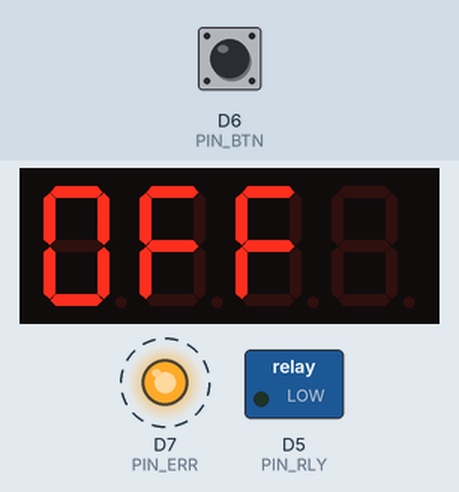
Bench run of a sketch on a simulated ESP8266 (NodeMCU). On the bench: 4-digit seven-segment display, switched loads named in the sketch (green lamp = pin HIGH), output pins drawn as LEDs (lit = HIGH). Dashed ring = blinking. The test bench sets the inputs (shaded band); at power-on: D6 (PIN_BTN) HIGH. WiFi joins after 1.5 s; servers stay silent unless stated; no MQTT or app messages arrive unless stated.

Above: at 1.2 s.
1.3 s: D6 (PIN_BTN) pulled LOW for 0.15 s
At 2.5 s:
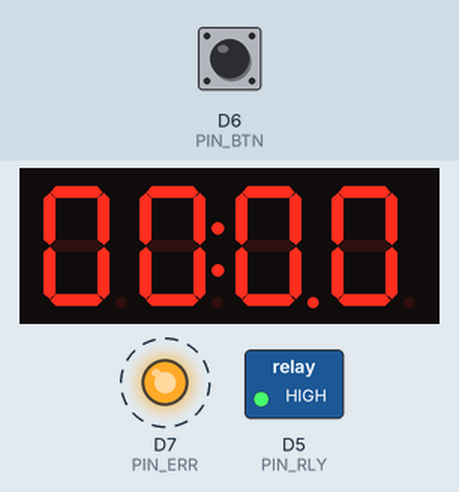
Timing chart, 0 to 4.3 s (numbered marks = the images above; inputs shaded):
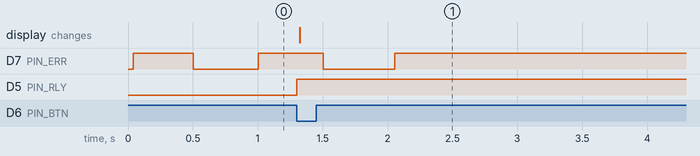

The sketch:

mqtt_relay8266.ino
```cpp
/*
   MQTT Relay with Timer
   https://www.onetransistor.eu

*/

#define MCU_ESP8266 /* MCU_ESP8266 for ESP8266 boards or MCU_ESP32 for ESP32 */
#define DEV_NAME "Pump"
#define DEV_TYPE "Switch"

#ifdef MCU_ESP8266
#include <ESP8266WiFi.h>
#include <ESP8266mDNS.h>
#else
#include <WiFi.h>
#include <ESPmDNS.h>
#endif

#include <WiFiUdp.h>
#include <ArduinoOTA.h>
#include <PubSubClient.h>
#include <TM1637Display.h>

#define PIN_RLY D5 /* Relay control pin (output) */
#define PIN_BTN D6 /* Button pin (input) */
#define PIN_CLK D2 /* TM1637 clock pin (output) */
#define PIN_DIO D1 /* TM1637 data pin (output) */
#define PIN_ERR D7 /* Error LED pin (output) */

/* WiFi settings */
const char *ssid = "...";
const char *password = "...";
const char *mdns_name = DEV_TYPE "-" DEV_NAME;
// #define USE_DHCP /* when enabled the following IP config is ignored */
const IPAddress ip(192, 168, 1, 5);
const IPAddress gateway(192, 168, 1, 1);
const IPAddress subnet(255, 255, 255, 0);

/* MQTT Server settings */
const IPAddress mqttIP(192, 168, 1, 4);
const unsigned int mqttPort = 1883;
const char *mqtt_user = "...";
const char *mqtt_pass = "...";

/* OTA Firmware update */
const char* otaPassword = "admin";

/* Publishes to: */
const char *mqttStatusCheck = DEV_TYPE "/" DEV_NAME "/Status/Check";
const char *mqttStatusText = DEV_TYPE "/" DEV_NAME "/Status/Text";
const char *mqttTimerRemain = DEV_TYPE "/" DEV_NAME "/Timer/Remaining";

/* Subscribes to: */
const char *mqttStatusRequest = DEV_TYPE "/" DEV_NAME "/Status/Request";
const char *mqttTimerSet = DEV_TYPE "/" DEV_NAME "/Timer/Set";

/* Strings */
#define WILL_MSG "Not connected."
#define OFF_MSG "The pump is off."
#define OFF_TIME_MSG "The pump is off. \nPrevious on time is %d minutes."
#define ON_MSG "The pump is on since %d minutes."
#define ON_TIMER_MSG "The pump is on for %d minutes out of %d minutes in total."
#define FWUPD_MSG "Disconnected for firmware update."

WiFiClient espClient;
PubSubClient mqttClient(espClient);

TM1637Display display(PIN_CLK, PIN_DIO);
uint8_t dispData[] = {0xff, 0xff, 0xff, 0xff};

/* time intervals for periodic routines */
long timeNow = 0;
long timeConnAndServer = 0;
long timeErrorLed = 0;
long timePushButton = 0;
long timeStatusChange = -30000;
long timeKeeper = -60000;

/* error status indicator */
bool errorIndicator = false;

/* switch statuses */
bool switchOn = false, mqttOn = false, relayOn = false;

/* previous on time */
uint16_t totalMinutes = 0, lastOnMinutes = 0, limitMinutes = 0;

void mqttCallback(char *topic, byte *payload, unsigned int length) {
  if (strcmp(topic, mqttStatusRequest) == 0) {
    if (payload[0] == '1') mqttOn = true;
    else mqttOn = false;
  }

  if (strcmp(topic, mqttTimerSet) == 0) {
    int setVal = atoi((const char*)payload);
    limitMinutes = setVal;
    if (mqttOn == true) limitMinutes += lastOnMinutes; // add to existing time
    else if (limitMinutes > 0) mqttOn = true; // trigger start

    updateServer();
  }
}

void setupWifiAndMqtt() {
  WiFi.mode(WIFI_STA);
  WiFi.begin(ssid, password);
#ifndef USE_DHCP
  WiFi.config(ip, gateway, subnet);
#endif

  if (MDNS.begin(mdns_name))
    MDNS.addService("http", "tcp", 80); // in a future version, add http server

  ArduinoOTA.setPassword(otaPassword);
  ArduinoOTA.setHostname(mdns_name);
  ArduinoOTA.onStart([]() {
    if (mqttClient.connected()) {
      mqttClient.publish(mqttStatusText, (const unsigned char *)FWUPD_MSG, strlen(FWUPD_MSG), true);
      mqttClient.disconnect();
    }
  });
  ArduinoOTA.begin();

  mqttClient.setServer(mqttIP, mqttPort);
  mqttClient.setCallback(mqttCallback);
}

void checkConnAndServer(long tn) {
  if (tn <= timeConnAndServer + 500) return;
  timeConnAndServer = tn;

  /* check wifi, set error and return when not connected */
  if (WiFi.status() != WL_CONNECTED) {
    errorIndicator = true;
    return;
  }

  /* check mqtt, clear error and return when connected */
  if (mqttClient.connected()) {
    errorIndicator = false;
    return;
  }

  /* mqtt is not connected; attempt connection */
  errorIndicator = true;
  timeConnAndServer = tn + 5000; // delay next connection check by 5 s

  if (mqttClient.connect(mdns_name, mqtt_user, mqtt_pass, mqttStatusText, 1, true, WILL_MSG)) {
    mqttClient.subscribe(mqttStatusRequest);
    mqttClient.subscribe(mqttTimerSet);

    updateServer();

    errorIndicator = false;
  }
  else {
    errorIndicator = true;
  }
}

void blinkAtError(long tn) {
  if (!errorIndicator) {
    if (digitalRead(PIN_ERR) == LOW)
      digitalWrite(PIN_ERR, HIGH); // make sure LED stays off
    return; // no error
  }
  if (tn <= timeErrorLed + 500) return;
  timeErrorLed = tn;

  /* Toggle LED */
  digitalWrite(PIN_ERR, !digitalRead(PIN_ERR));
}

void displayShowOFF() {
  display.clear();
  display.showNumberHexEx(0x0ff, 0, true, 3);
}

void displayShowMinutes(uint16_t totalMinutes) {
  uint8_t h, m;
  m = totalMinutes % 60;
  h = totalMinutes / 60;

  dispData[0] = display.encodeDigit(h / 10);
  dispData[1] = display.encodeDigit(h % 10);
  dispData[2] = display.encodeDigit(m / 10);
  dispData[3] = display.encodeDigit(m % 10);
  dispData[1] |= 0x80;
  dispData[2] |= 0x80;

  display.setSegments(dispData);
}

void handlePushButton(long tn) {
  if (digitalRead(PIN_BTN) == HIGH) return;
  if (tn <= timePushButton + 500) return;
  timePushButton = tn;

  switchOn = !switchOn;
}

void updateServer() {
  if (!mqttClient.connected()) return;

  char str[255], str2[255]; // string buffers

  // relay status
  itoa(relayOn, str, 2);
  mqttClient.publish(mqttStatusCheck, (const unsigned char *)str, strlen(str), true);

  // OFF text messages
  if (!relayOn) {
    if (lastOnMinutes <= 0)
      strcpy(str, OFF_MSG);
    else {
      sprintf(str, OFF_TIME_MSG, lastOnMinutes);
    }

    itoa(0, str2, 10); // no remaining time
  }

  // ON text messages
  else {
    if (limitMinutes <= lastOnMinutes) {
      sprintf(str, ON_MSG, lastOnMinutes);
      itoa(0, str2, 10);
    }
    else {
      sprintf(str, ON_TIMER_MSG, lastOnMinutes, limitMinutes);
      itoa(limitMinutes - lastOnMinutes, str2, 10);
    }
  }

  mqttClient.publish(mqttStatusText, (const unsigned char *)str, strlen(str), true);
  mqttClient.publish(mqttTimerRemain, (const unsigned char *)str2, strlen(str2), true);
}

void updateDisplay(long tn) {
  if (tn <= timeKeeper + 60000) return;
  timeKeeper = tn;

  if (!relayOn) {
    displayShowOFF();
    return;
  }

  if ((limitMinutes > 0) && (totalMinutes == limitMinutes)) {
    mqttOn = 0; // trigger stop after some minutes
  }

  displayShowMinutes(totalMinutes);
  lastOnMinutes = totalMinutes;
  updateServer();
  totalMinutes++;
}

void setRelay(bool status) {
  digitalWrite(PIN_RLY, status);

  if (status) totalMinutes = 0; // clear previous time when turning on
  if (!status) limitMinutes = 0; // clear time limit when turning off
  timeKeeper = -60000;
}

void handleStatus(long tn) {
  // switch
  if (switchOn != relayOn) {
    if (tn > timeStatusChange + 10000) {
      timeStatusChange = tn;

      relayOn = switchOn;
      mqttOn = switchOn;

      limitMinutes = 0; // no time limit on button

      setRelay(relayOn);

      updateServer();
    }
    else {
      switchOn = relayOn; // set switchOn to actual relay state
    }
  }

  // mqtt
  if (mqttOn != relayOn) {
    if (tn > timeStatusChange + 10000) {
      timeStatusChange = tn;

      relayOn = mqttOn;
      switchOn = mqttOn;

      setRelay(relayOn);
    }
    else {
      mqttOn = relayOn;
    }
    updateServer();
  }
}

void setup() {
  /* Pins setup */
  pinMode(PIN_RLY, OUTPUT);
  digitalWrite(PIN_RLY, LOW);

  pinMode(PIN_ERR, OUTPUT);
  digitalWrite(PIN_ERR, LOW);

  pinMode(PIN_BTN, INPUT_PULLUP);

  /* clear display */
  display.setBrightness(0x0f);
  displayShowOFF();

  /* setup connection */
  setupWifiAndMqtt();
}

void loop() {
  timeNow = millis();
  checkConnAndServer(timeNow);
  blinkAtError(timeNow);
  handlePushButton(timeNow);
  handleStatus(timeNow);
  updateDisplay(timeNow);

  ArduinoOTA.handle();
#ifdef MCU_ESP8266
  MDNS.update();
#endif
  mqttClient.loop();
}
```

Measured:
- after the input at 1.3 s, D5 (PIN_RLY): LOW → HIGH at once; the display: changes at once (image 1)
